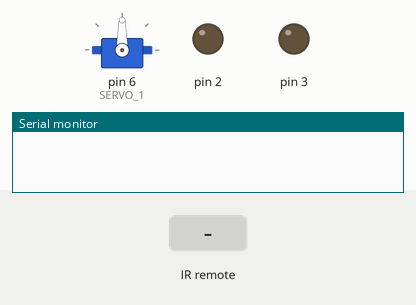
This sketch was run on a simulated Arduino Uno, built with avr-gcc and run on an emulated ATmega328P. On the bench: servo, output pins drawn as LEDs (lit = HIGH), the last lines printed to the serial monitor. Inputs (shaded band) come from the test bench.

Above: at 1.2 s.
1.3 s: infrared code 0xFF30CF received
At 2.1 s:
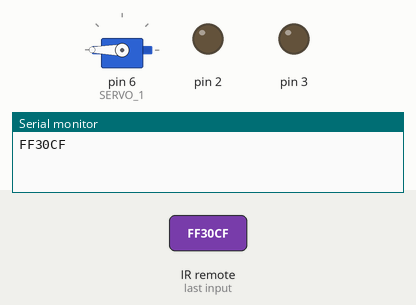
2.8 s: infrared code 0xFF18E7 received
At 3.3 s:
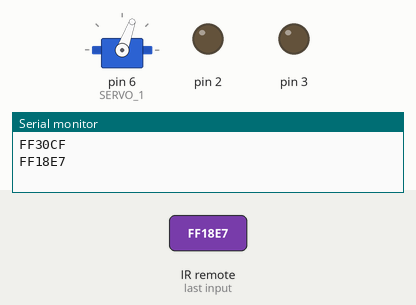
Timing chart, 0 to 5.8 s (numbered marks = the images above; inputs shaded):
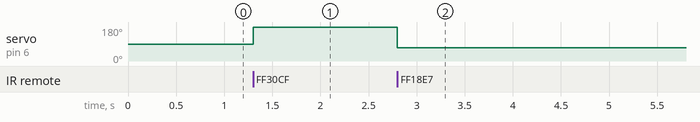

Measured:
- after the input at 1.3 s, servo on pin 6 (SERVO_1): 90° → 180° at once
- after the input at 2.8 s, servo on pin 6 (SERVO_1): 180° → 70° at once

The sketch:

pilot_i_serwo.ino
```cpp
#include <IRremote.h>
const int RECV_PIN = 11;
#include <Servo.h>
Servo SERVO_1;

IRrecv irrecv(RECV_PIN);
decode_results results;

void setup() {
  Serial.begin(9600);
  irrecv.enableIRIn();
  SERVO_1.attach(6);
  pinMode(2, OUTPUT);
  pinMode(3, OUTPUT);
}

void loop() {
  if (irrecv.decode(&results)) {
    Serial.println(results.value, HEX);
    irrecv.resume();
  }

  if (results.value == 0xFF30CF
) {
    SERVO_1.write (180);
    results.value = 0x00000000;
  }

  if (results.value == 0xFF18E7
) {
  SERVO_1.write (70);
    results.value = 0x00000000;
  }

}
```
